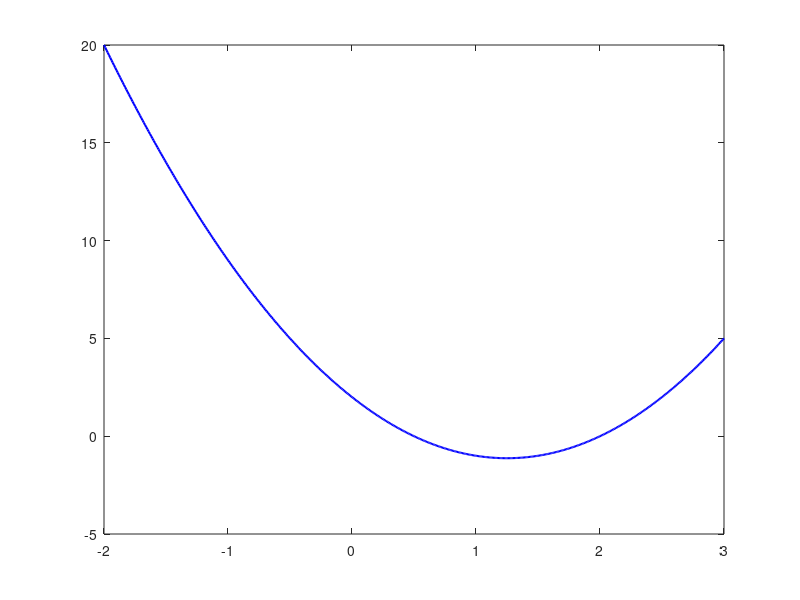

The MATLAB script that drew this image: (Note: this script raises an error after producing the figure.)
% Define the function
f = @(x) 2*x.^2 - 5*x + 2;  

% Initial guesses
x0 = 0;
x1 = 1;

% Tolerance
tol = 1e-4;
max_iter = 100;

% Store iterations for plotting
iters = [x0, x1];
fx_vals = [f(x0), f(x1)];

% Secant Method iterations
for n = 1:max_iter
    % Compute next approximation
    x2 = x1 - f(x1) * (x1 - x0) / (f(x1) - f(x0));
    
    % Store values for plotting convergence
    iters (end+1) = x2;
    fx_vals (end+1) = f(x2);
    
    % Display current iteration
    fprintf('Iteration %d: x = %.6f, f(x) = %.6f\n', n, x2, f(x2));
    
    % Check stopping criteria
    if abs(x2 - x1) < tol
        fprintf('\nRoot found at x = %.6f with f(x) = %.6f\n', x2, f(x2));
        break;
    end
    
    % Update for next iteration
    x0 = x1;
    x1 = x2;
end

%% Plot the function and root
x = linspace(-2, 3, 500);
y = f(x);

figure;
plot(x, y, 'b-', 'LineWidth', 1.5); hold on;
yline(0, 'k--');
plot(iters, fx_vals, 'ro-', 'LineWidth', 1.5, 'MarkerSize', 6);
xlabel('x');
ylabel('f(x)');
title('Secant Method Convergence');
legend('f(x)', 'y=0', 'Secant Iterations');
grid on;